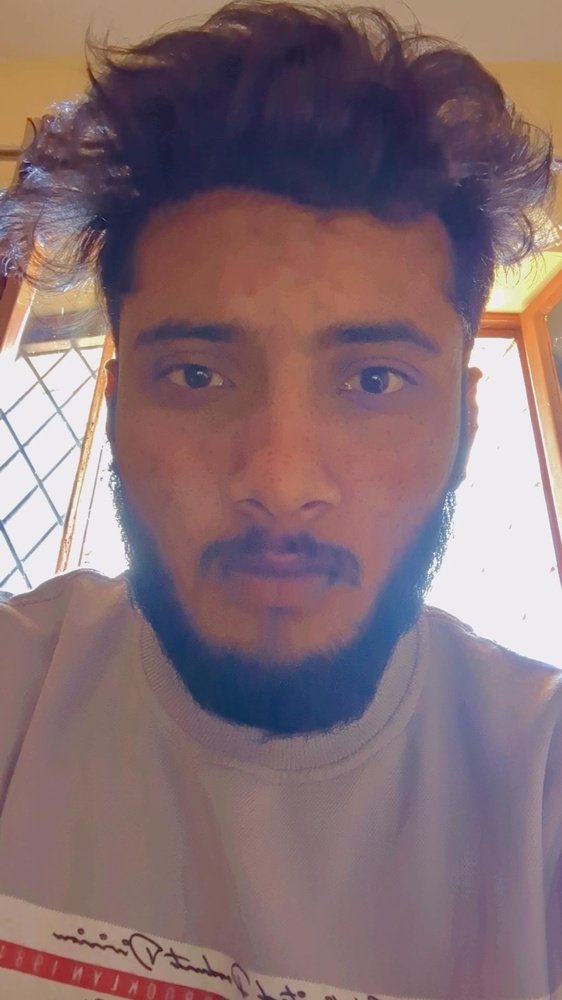
#> input picture image.jpg, 562 x 1000 px, shrunk from 1080 x 1920 before the run, found by its file name; the run also reads 2 pictures not shown here
$ jupyter execute laplacian.ipynb   (older library calls are emulated)
#> lines starting #> are read from the running program, lines starting #| are printed output that depends on the picture
[cell 1]
import cv2
import numpy as np
from matplotlib import pyplot as plt

[cell 2]
img = cv2.imread('F:\VS Code\Image Processing\image.jpg')
#> img is the input picture: shape (1000, 562, 3); mean B, G, R 115.6, 110.5, 133.9
img = cv2.cvtColor(img, cv2.COLOR_BGR2RGB)
gray = cv2.cvtColor(img, cv2.COLOR_BGR2GRAY)
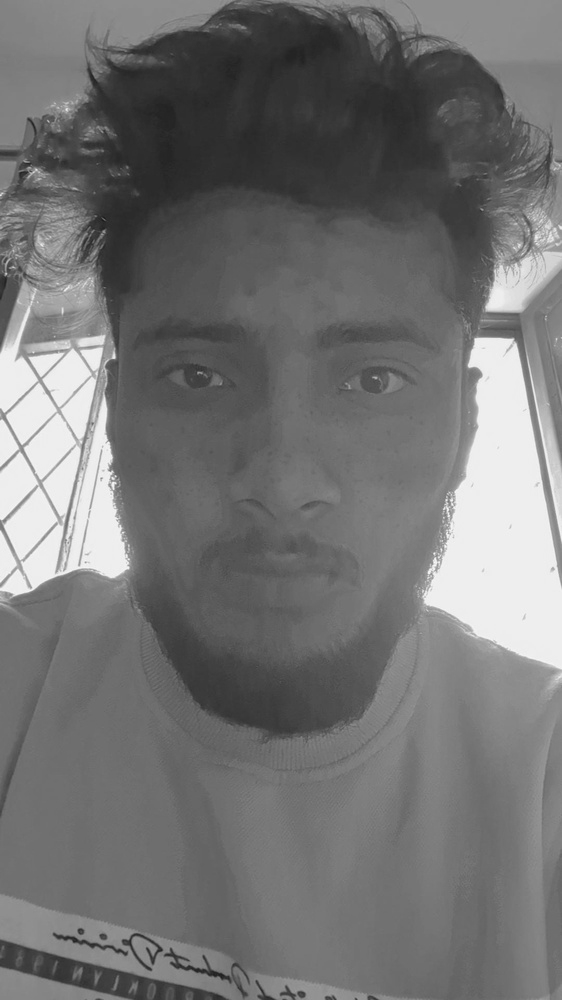
#> gray: shape (1000, 562); min 27, max 251, mean 114.7

laplacian = cv2.Laplacian(img,cv2.CV_64F)
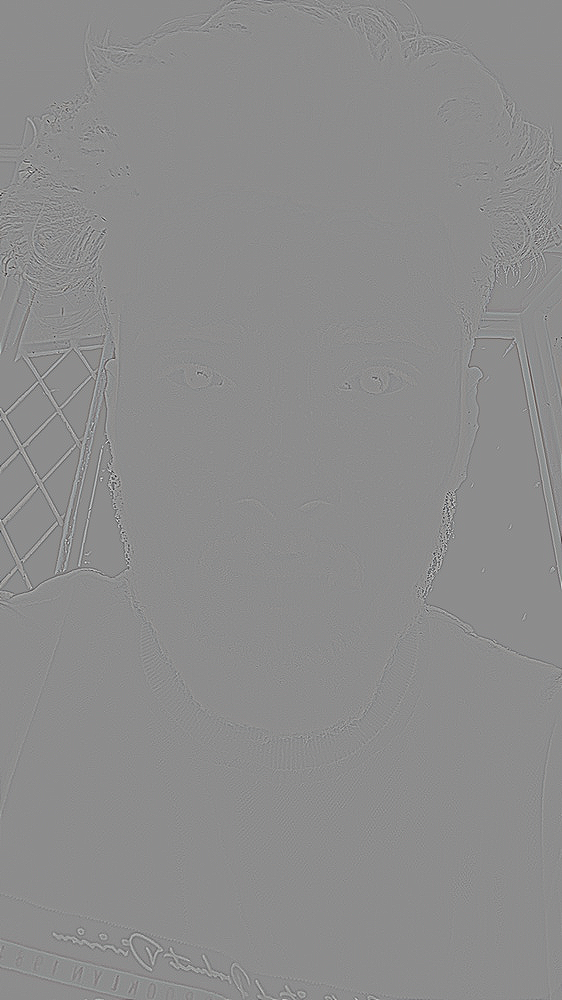
#> laplacian: shape (1000, 562, 3) float64; mean R, G, B 0, 0, 0; drawn with min black and max white


plt.imshow(img)
plt.title('Original')
plt.show()
plt.imshow(laplacian)
plt.title('Laplacian')
plt.show()
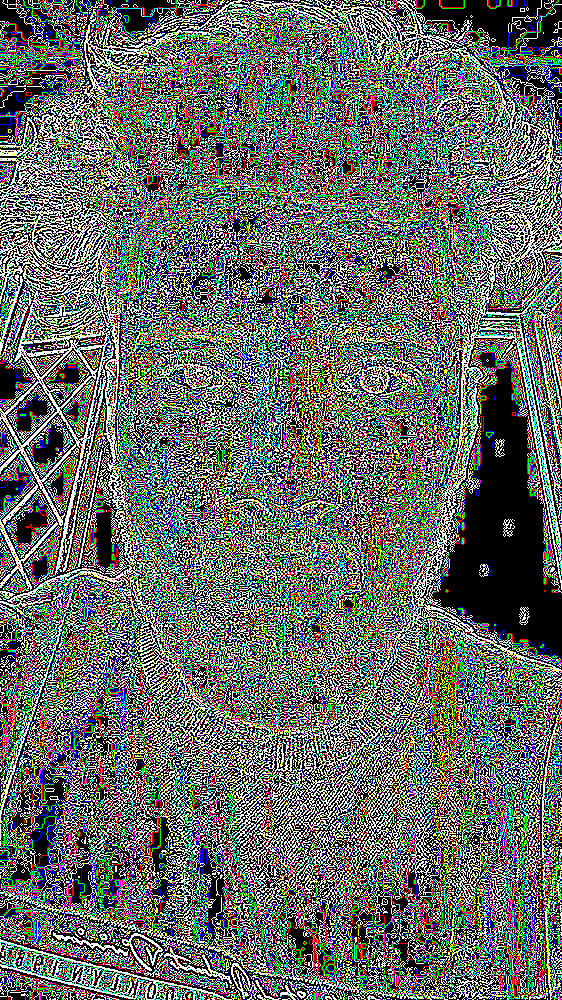
#> shown: shape (1000, 562, 3) float64; mean R, G, B 0.41, 0.407, 0.413

[cell 3]
img = cv2.imread('F:\VS Code\Image Processing\gaussian_noice.jpg')
img = cv2.cvtColor(img, cv2.COLOR_BGR2RGB)
gray = cv2.cvtColor(img, cv2.COLOR_BGR2GRAY)

laplacian = cv2.Laplacian(img,cv2.CV_64F)


plt.imshow(img)
plt.title('Original')
plt.show()
plt.imshow(laplacian)
plt.title('Gaussian Noice')
plt.show()
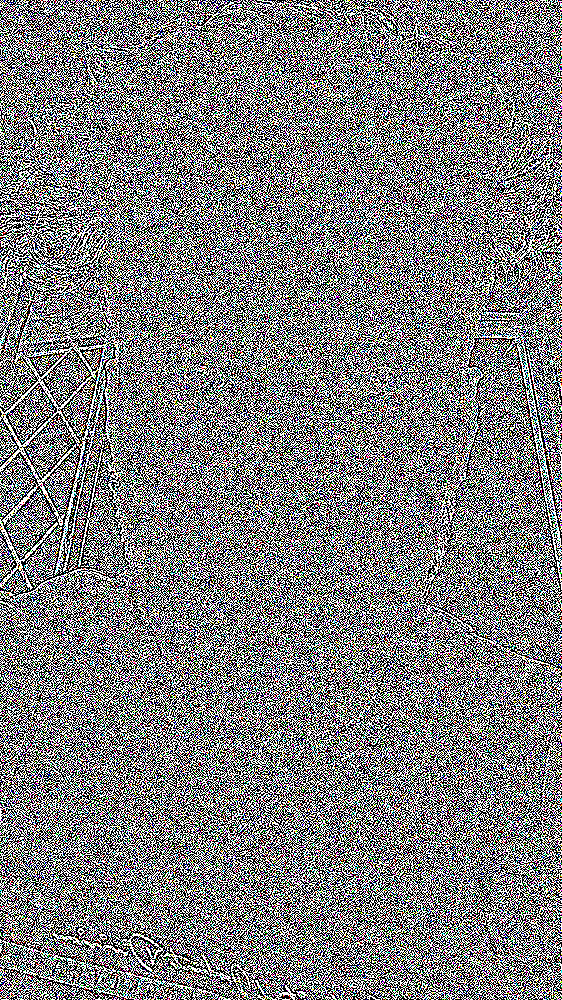
#> shown: shape (1000, 562, 3) float64; mean R, G, B 0.493, 0.493, 0.493

[cell 4]
img = cv2.imread('F:\VS Code\Image Processing\pepper_noise.jpg')
img = cv2.cvtColor(img, cv2.COLOR_BGR2RGB)
gray = cv2.cvtColor(img, cv2.COLOR_BGR2GRAY)

laplacian = cv2.Laplacian(img,cv2.CV_64F)


plt.imshow(img)
plt.title('Original')
plt.show()
plt.imshow(laplacian)
plt.title('Pepper Noise')
plt.show()
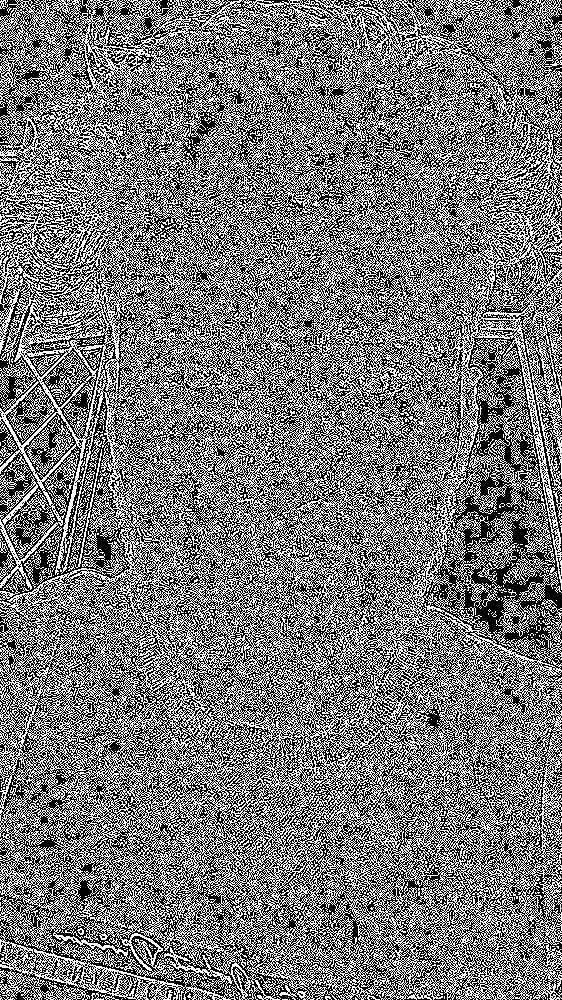
#> shown: shape (1000, 562, 3) float64; values 0 (black) and 1 (white), 47.4% white in thin lines or dots
